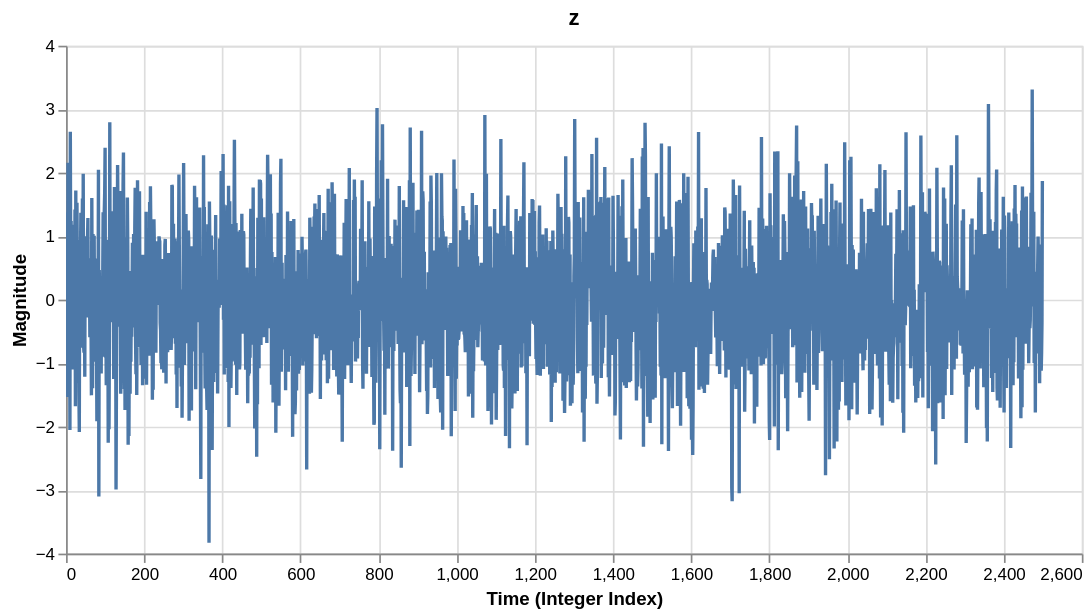

The notebook cell this image was saved under:
### Code cell
z = marginals[0]['ppf'](u[:, 0])


# plot time series of z
df = pd.DataFrame({'value': z}).reset_index()

# 3. Create the Chart
chart = alt.Chart(df).mark_line().encode(
    x=alt.X('index:Q', title='Time (Integer Index)'), # :Q specifies Quantitative data
    y=alt.Y('value:Q', title='Magnitude'),
    tooltip=['index', 'value'] # Adds interactivity
).properties(
    title='z',
    width=600,
    height=300
).interactive()

chart.display()

### Figure 1 — Vega-Lite specification as saved in the notebook (floating-point values rounded to 4 significant figures; data arrays with more than 128 entries replaced by an {"elided": "..."} marker saying what was removed)
{"config": {"view": {"continuousWidth": 300, "continuousHeight": 300}}, "data": {"name": "data-17447e191705b64afdabc195457e4a85"}, "mark": {"type": "line"}, "encoding": {"tooltip": [{"field": "index", "type": "quantitative"}, {"field": "value", "type": "quantitative"}], "x": {"field": "index", "title": "Time (Integer Index)", "type": "quantitative"}, "y": {"field": "value", "title": "Magnitude", "type": "quantitative"}}, "height": 300, "params": [{"name": "param_1e9efca18e7a2868", "select": {"type": "interval", "encodings": ["x", "y"]}, "bind": "scales"}], "title": "z", "width": 600, "$schema": "https://vega.github.io/schema/vega-lite/v6.4.1.json", "datasets": {"data-17447e191705b64afdabc195457e4a85": {"elided": "2500 records"}}}
